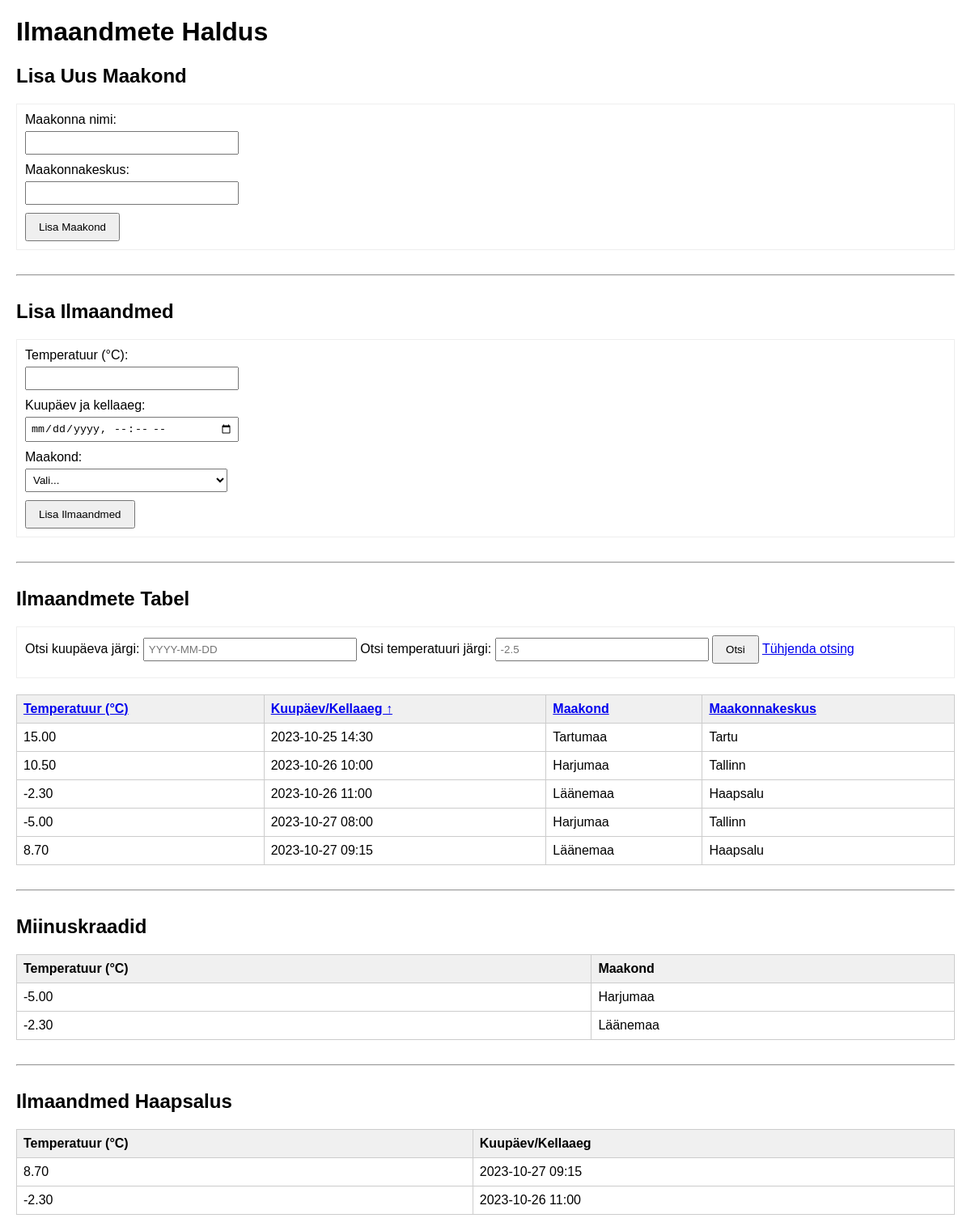
Page /ilm_display.php?sort=i.kuupaev_kellaaeg&sort_dir=ASC on the committed database.
### tables this page shows
CREATE TABLE `ilmatemperatuurid` (
  `id` int(11) NOT NULL,
  `temperatuur` decimal(5,2) DEFAULT NULL,
  `kuupaev_kellaaeg` datetime DEFAULT NULL,
  `maakond_id` int(11) DEFAULT NULL
);

CREATE TABLE `maakonnad` (
  `id` int(11) NOT NULL,
  `maakonnanimi` varchar(100) NOT NULL,
  `maakonnakeskus` varchar(100) DEFAULT NULL
);

### ilm_display.php (the view, shortened to what this page needs)
<?php
require("ilm_abifunktsioonid.php");
$sort_by = $_REQUEST["sort"] ; 'i.kuupaev_kellaaeg';
$sort_dir = $_REQUEST["sort_dir"] ; 'DESC';
$search_date = $_REQUEST["search_kuupaev"] ; '';
$search_temp = $_REQUEST["search_temp"] ;
$ilmaAndmed = kysiIlmaAndmedKoosNimedega($sort_by, $sort_dir, $search_date, $search_temp);
$miinuskraadid = kysiMiinuskraadiAndmed();
$haapsaluAndmed = kysiHaapsaluAndmed();
function genereeriSordiLink($veerg, $kuvatav_nimi, $praegune_sort_veerg, $praegune_sort_suund, $otsingu_parameetrid) {
    $uus_sort_suund = ($praegune_sort_veerg == $veerg && $praegune_sort_suund == 'ASC') ? 'DESC' : 'ASC';
    $link = "ilm_display.php?sort=$veerg&sort_dir=$uus_sort_suund";
    $noolemärk = "";
    if ($praegune_sort_veerg == $veerg) {
        $noolemärk = ($praegune_sort_suund == 'ASC') ? ' ↑' : ' ↓';
    }
    return "<a href='$link'>$kuvatav_nimi$noolemärk</a>";
}
$otsingu_params_lingile = ['kuupaev' => $search_date, 'temp' => $search_temp];
?>
<!DOCTYPE html>
<html lang="et">
<head>
</head>
<body>
<h1>Ilmaandmete Haldus</h1>
<h2>Lisa Uus Maakond</h2>
<form action="ilm_display.php" method="POST">
    <div>
        <label for="uus_maakonnanimi">Maakonna nimi:</label>
        <input type="text" id="uus_maakonnanimi" name="uus_maakonnanimi" required>
    </div>
    <div>
        <label for="uus_maakonnakeskus">Maakonnakeskus:</label>
        <input type="text" id="uus_maakonnakeskus" name="uus_maakonnakeskus">
    </div>
    <input type="submit" name="maakond_lisamine" value="Lisa Maakond">
</form>
<hr>
<h2>Lisa Ilmaandmed</h2>
<form action="ilm_display.php" method="POST">
    <div>
        <label for="temperatuur_form">Temperatuur (°C):</label>
        <input type="number" step="0.1" id="temperatuur_form" name="temperatuur_form" required>
    </div>
    <div>
        <label for="kuupaev_kellaaeg_form">Kuupäev ja kellaaeg:</label>
        <input type="datetime-local" id="kuupaev_kellaaeg_form" name="kuupaev_kellaaeg_form" required>
    </div>
    <div>
        <label for="maakond_id_form">Maakond:</label>
        <?php echo looRippMenyy("SELECT id, maakonnanimi FROM maakonnad ORDER BY maakonnanimi", "maakond_id_form"); ?>
    </div>
    <input type="submit" name="ilma_lisamine" value="Lisa Ilmaandmed">
</form>
<hr>
<h2>Ilmaandmete Tabel</h2>
<form action="ilm_display.php" method="GET">
    Otsi kuupäeva järgi: <input type="text" name="search_kuupaev" value="<?php echo htmlspecialchars($search_date); ?>" placeholder="YYYY-MM-DD">
    Otsi temperatuuri järgi: <input type="number" step="0.1" name="search_temp" value="<?php echo htmlspecialchars($search_temp); ?>" placeholder="-2.5">
    <input type="submit" value="Otsi">
    <a href="ilm_display.php">Tühjenda otsing</a>
</form>
<?php if (!empty($ilmaAndmed)): ?>
    <table>
        <thead>
        <tr>
            <th><?php echo genereeriSordiLink('i.temperatuur', 'Temperatuur (°C)', $sort_by, $sort_dir, $otsingu_params_lingile); ?></th>
            <th><?php echo genereeriSordiLink('i.kuupaev_kellaaeg', 'Kuupäev/Kellaaeg', $sort_by, $sort_dir, $otsingu_params_lingile); ?></th>
            <th><?php echo genereeriSordiLink('m.maakonnanimi', 'Maakond', $sort_by, $sort_dir, $otsingu_params_lingile); ?></th>
            <th><?php echo genereeriSordiLink('m.maakonnakeskus', 'Maakonnakeskus', $sort_by, $sort_dir, $otsingu_params_lingile); ?></th>
        </tr>
        </thead>
        <tbody>
        <?php foreach ($ilmaAndmed as $andmeRida): ?>
            <tr>
                <td><?php echo $andmeRida->temperatuur; ?></td>
                <td><?php echo $andmeRida->kuupaev_kellaaeg_formatted; ?></td>
                <td><?php echo $andmeRida->maakonnanimi; ?></td>
                <td><?php echo $andmeRida->maakonnakeskus; ?></td>
            </tr>
        <?php endforeach; ?>
        </tbody>
    </table>
<?php else: ?>
    <p>Andmed puuduvad või ei vasta otsingukriteeriumitele.</p>
<?php endif; ?>
<hr>
<h2>Miinuskraadid</h2>
<?php if (!empty($miinuskraadid)): ?>
    <table>
        <thead>
        <tr>
            <th>Temperatuur (°C)</th>
            <th>Maakond</th>
        </tr>
        </thead>
        <tbody>
        <?php foreach ($miinuskraadid as $rida): ?>
            <tr>
                <td><?php echo $rida->temperatuur; ?></td>
                <td><?php echo $rida->maakonnanimi; ?></td>
            </tr>
        <?php endforeach; ?>
        </tbody>
    </table>
<?php else: ?>
    <p>Miinuskraadidega andmeid ei leitud.</p>
<?php endif; ?>
<hr>
<h2>Ilmaandmed Haapsalus</h2>
<?php if (!empty($haapsaluAndmed)): ?>
    <table>
        <thead>
        <tr>
            <th>Temperatuur (°C)</th>
            <th>Kuupäev/Kellaaeg</th>
        </tr>
        </thead>
        <tbody>
        <?php foreach ($haapsaluAndmed as $rida): ?>
            <tr>
                <td><?php echo $rida->temperatuur; ?></td>
                <td><?php echo $rida->kuupaev_kellaaeg_formatted; ?></td>
            </tr>
        <?php endforeach; ?>
        </tbody>
    </table>
<?php else: ?>
    <p>Haapsalu kohta ilmaandmeid ei leitud.</p>
<?php endif; ?>
</body>
</html>

### ilm_display.php (style rules this page uses)
body { font-family: sans-serif; margin: 20px; }
table { border-collapse: collapse; margin-bottom: 20px; width: 100%; }
th, td { border: 1px solid #ccc; padding: 8px; text-align: left; }
th { background-color: #f0f0f0; }
form { margin-bottom: 20px; padding: 10px; border: 1px solid #eee; }
label { display: block; margin-bottom: 5px; }
input[type="text"], input[type="number"], input[type="datetime-local"], select { margin-bottom: 10px; padding: 5px; width: 250px; }
input[type="submit"] { padding: 8px 15px; }
hr { margin: 30px 0; }

### rows in the picture
ilmatemperatuurid: temperatuur "15.00", kuupaev_kellaaeg_formatted "2023-10-25 14:30", maakond.maakonnanimi "Tartumaa", maakond.maakonnakeskus "Tartu"
ilmatemperatuurid: temperatuur "10.50", kuupaev_kellaaeg_formatted "2023-10-26 10:00", maakond.maakonnanimi "Harjumaa", maakond.maakonnakeskus "Tallinn"
ilmatemperatuurid: temperatuur "-2.30", kuupaev_kellaaeg_formatted "2023-10-26 11:00", maakond.maakonnanimi "Läänemaa", maakond.maakonnakeskus "Haapsalu"
ilmatemperatuurid: temperatuur "-5.00", kuupaev_kellaaeg_formatted "2023-10-27 08:00", maakond.maakonnanimi "Harjumaa", maakond.maakonnakeskus "Tallinn"
ilmatemperatuurid: temperatuur "8.70", kuupaev_kellaaeg_formatted "2023-10-27 09:15", maakond.maakonnanimi "Läänemaa", maakond.maakonnakeskus "Haapsalu"

### other values in the picture
$kuvatav_nimi "Temperatuur (°C) Kuupäev/Kellaaeg Maakond Maakonnakeskus"
$noolemärk "↑"
